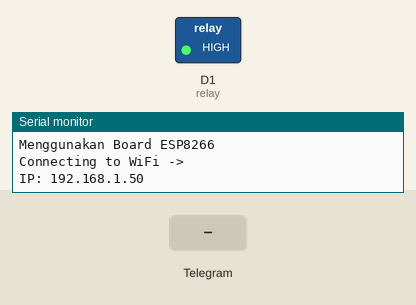
The sketch below on a simulated ESP8266 (NodeMCU). Shown: switched loads named in the sketch (green lamp = pin HIGH), the last lines printed to the serial monitor. The inputs (shaded band) are chosen by the test bench. WiFi joins after 1.5 s; servers stay silent unless stated; the local clock reads 2024-03-15 10:24:30 at power-on unless the sketch sets it.

Above: at 3.0 s.
3.1 s: Telegram message "/BukaKunciPintu" received
At 4.0 s:
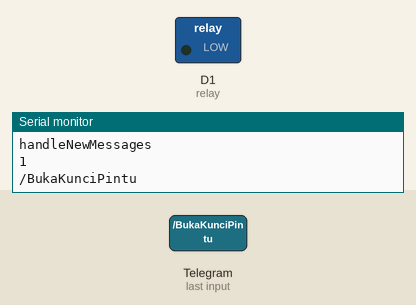
4.9 s: Telegram message "/TutupKunciPintu" received
At 7.1 s:
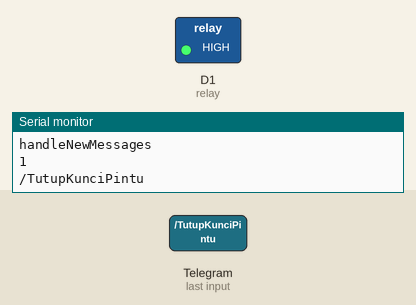
Timing chart, 0 to 8.6 s (numbered marks = the images above; inputs shaded):
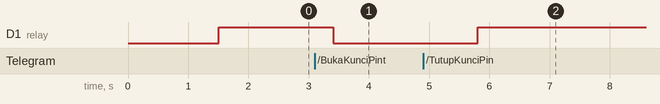

Measured:
- after the input at 3.1 s, D1 (relay): HIGH → LOW after 0.31 s
- after the input at 4.9 s, D1 (relay): LOW → HIGH after 0.91 s

The sketch:

kunci_otomatis-ota.ino
```cpp
// If using ESP8266

#include <ESP8266WiFi.h>  // Include library Wifi for ESP8266
#include <ESP8266mDNS.h>
#include <WiFiUdp.h>
#include <ArduinoOTA.h>
#define relay D1          // Inisialisasi pin D1 untuk relay


#include <WiFiClientSecure.h>      // Library Wifi Client Secure
#include <UniversalTelegramBot.h>  // Library Universal Telegram Bot Menggunakan Versi 1.3.0
#include <ArduinoJson.h>           // Library Arduino Json Menggunakan Versi 6.21.0


/************************************************************************************************/
//#define SSID_Name "poco"        // Inizialize name of SSID
//#define PASSWORD "bisadipakai"     // Inizialize Password
#ifndef STASSID
#define STASSID "sarah"
#define STAPSK "12341234"
//#endif
#define BOTtoken "6277283663:AAHxCxp4BTpJeugADwaAMGsgQtj2jKRZQkM"           // Inizialize Token Bot Telegram from BotFather
#define CHAT_ID "1126682296"                       // Inizialize User Chat ID from IDBOT
#endif
/************************************************************************************************/

// If using ESP8266
#ifdef ESP8266
X509List cert(TELEGRAM_CERTIFICATE_ROOT);  // SSL Telegram Certificate
#endif

/************************************************************************************************/
WiFiClientSecure client;                     // Create variable name for client
UniversalTelegramBot bot(BOTtoken, client);  // Create variable name for bot

//const char* ssid = SSID_Name;     // Change SSID_Name as pointer ssid
//const char* password = PASSWORD;  // Change PASSWORD as pointer password
const char* ssid = STASSID;
const char* password = STAPSK;

int delayRequestBot = 1000;    // Delay for request with bot
unsigned long lastTimeBotRun;  // Inizialize variable lastTimeBotRun

unsigned long lightTimerExpires;
boolean lightTimerActive = false;
/************************************************************************************************/

#define hidup LOW
#define mati HIGH

void setup() {
  Serial.begin(115200);
    Serial.println("Booting");
  WiFi.mode(WIFI_STA);
  WiFi.begin(ssid, password);
  while (WiFi.waitForConnectResult() != WL_CONNECTED) {
    Serial.println("Connection Failed! Rebooting...");
    delay(5000);
    ESP.restart();
  }

  // Port defaults to 8266
  // ArduinoOTA.setPort(8266);

  // Hostname defaults to esp8266-[ChipID]
  // ArduinoOTA.setHostname("myesp8266");

  // No authentication by default
  // ArduinoOTA.setPassword("admin");

  // Password can be set with it's md5 value as well
  // MD5(admin) = 21232f297a57a5a743894a0e4a801fc3
  // ArduinoOTA.setPasswordHash("21232f297a57a5a743894a0e4a801fc3");

  ArduinoOTA.onStart([]() {
    String type;
    if (ArduinoOTA.getCommand() == U_FLASH) {
      type = "sketch";
    } else {  // U_FS
      type = "filesystem";
    }

    // NOTE: if updating FS this would be the place to unmount FS using FS.end()
    Serial.println("Start updating " + type);
  });
  ArduinoOTA.onEnd([]() {
    Serial.println("\nEnd");
  });
  ArduinoOTA.onProgress([](unsigned int progress, unsigned int total) {
    Serial.printf("Progress: %u%%\r", (progress / (total / 100)));
  });
  ArduinoOTA.onError([](ota_error_t error) {
    Serial.printf("Error[%u]: ", error);
    if (error == OTA_AUTH_ERROR) {
      Serial.println("Auth Failed");
    } else if (error == OTA_BEGIN_ERROR) {
      Serial.println("Begin Failed");
    } else if (error == OTA_CONNECT_ERROR) {
      Serial.println("Connect Failed");
    } else if (error == OTA_RECEIVE_ERROR) {
      Serial.println("Receive Failed");
    } else if (error == OTA_END_ERROR) {
      Serial.println("End Failed");
    }
  });
  ArduinoOTA.begin();
  Serial.println("Ready");
  Serial.print("IP address: ");
  Serial.println(WiFi.localIP());


// If using ESP8266
#ifdef ESP8266
  // Check the SSL Certificate
  Serial.println("Menggunakan Board ESP8266");
  configTime(0, 0, "pool.ntp.org");
  client.setTrustAnchors(&cert);
#endif


  // Set relay as OUTPUT and first condition is LOW / OFF
  pinMode(relay, OUTPUT);
  digitalWrite(relay, mati);

  // Set WIFI Station mode
  WiFi.mode(WIFI_STA);
  // Connecting to WIFI
  WiFi.begin(ssid, password);
  Serial.print("Connecting to WiFi -> ");
  while (WiFi.status() != WL_CONNECTED) {
    delay(1000);
    Serial.print(".");
  }

  // Displaying IP Address
  Serial.println("");
  Serial.print("IP: ");
  Serial.println(WiFi.localIP());
  bot.sendMessage(CHAT_ID, "Halo, \nAlat Sudah Siap Di Gunakan\nTekan : /start", "");
}

void loop() {
  ArduinoOTA.handle();
  // Run detect if new messages from Telegram or not
  if (millis() > lastTimeBotRun + delayRequestBot) {
    int numNewMessages = bot.getUpdates(bot.last_message_received + 1);

    // If got response from Telegram
    while (numNewMessages) {
      Serial.println("Got Renponse!");
      handleNewMessages(numNewMessages);
      numNewMessages = bot.getUpdates(bot.last_message_received + 1);
    }
    lastTimeBotRun = millis();
  }
}

// Berfungsi untuk mengontrol pesan dari Telegram
void handleNewMessages(int numNewMessages) {
  Serial.println("handleNewMessages");
  Serial.println(String(numNewMessages));

  // Jika ada pesan dari telegram, tindakannya mengirim kembali pesan ke klien
  for (int i = 0; i < numNewMessages; i++) {
    String chat_id = String(bot.messages[i].chat_id);
    if (chat_id != CHAT_ID) {
      bot.sendMessage(chat_id, "Pengguna Tidak Terdaftar!", "");  // If client from chat_id not same with chat id above
      continue;
    }

    // Create variable text to get message data from client
    String text = bot.messages[i].text;
    Serial.println(text);
    String from_name = bot.messages[i].from_name;

    if (text == F("/BukaKunciPintu")) {  // Jika klien mengirim /relayON
      digitalWrite(relay, hidup);
      bot.sendChatAction(chat_id, "typing");
      delay(500);
      bot.sendMessage(chat_id, "Kunci Pintu Terbuka");  // Pemberitahuan kondisi
    } else if (text == F("/TutupKunciPintu")) {                   // Jika klien mengirim /relayOFF
      digitalWrite(relay, mati);
      bot.sendChatAction(chat_id, "typing");
      delay(500);
      bot.sendMessage(chat_id, "Kunci Pintu Tertutup");  // Pemberitahuan kondisi
    } else if (text == F("/BukadanKunciOtomatis")) {                   // Jika klien mengirim /relayOFF
      digitalWrite(relay, hidup);
      bot.sendChatAction(chat_id, "typing");
      delay(500);
      bot.sendMessage(chat_id, "Kunci Pintu Terbuka");  // Pemberitahuan kondisi
      delay(15000);
      digitalWrite(relay, mati);
      delay(500);
      bot.sendMessage(chat_id, "Kunci Pintu Tertutup");  // Pemberitahuan kondisi
    } else if (text == F("/cekStatusPintu")) {             // Jika klien mengirim /cekStatusRelay
      bot.sendChatAction(chat_id, "typing");
      delay(500);
      if (digitalRead(relay) == hidup) {
        bot.sendMessage(chat_id, "Kunci Pintu Sudah Terbuka", "");  // Notifikasi jika kondisi Relay => LOW
      } else {
        bot.sendMessage(chat_id, "Kunci Pintu Sudah Tertutup", "");  // Notifikasi jika kondisi Relay => HIGH
      }
    } else {
      // If client send /start
      if (text == F("/start")) {
        String welcome = "Hi " + from_name + "  ,\n";
        welcome += "Silakan Tekan Ini =>\n";
        welcome += "/BukaKunciPintu\n";
        welcome += "/TutupKunciPintu\n";
        welcome += "/BukadanKunciOtomatis\n";
        welcome += "/cekStatusPintu\n";
        bot.sendMessage(chat_id, welcome);
      }
      }
    }
  }
```
